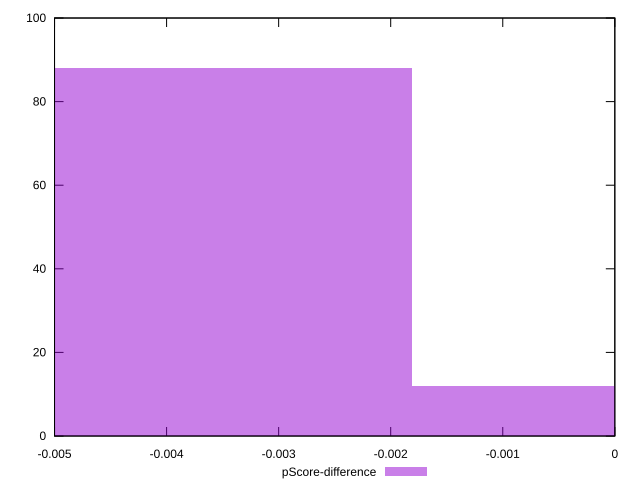

Here is the gnuplot script that generated this plot:
reset

$pScoreDifference <<EOF
-0.003620088848318691 88
0 12
EOF

set key outside below
set boxwidth 0.003620088848318691
set xrange [-0.0050000000000000044:0]
set yrange [0:100]
set trange [0:100]
set style fill transparent solid 0.5 noborder
set terminal svg size 640, 490 enhanced background rgb 'white'
set output "report_00023_2021-02-20T12:14:57.249Z/unused-css-rules/samples/pages+cached+noadtech/pScore-difference/histogram.svg"

plot $pScoreDifference title "pScore-difference" with boxes

reset
